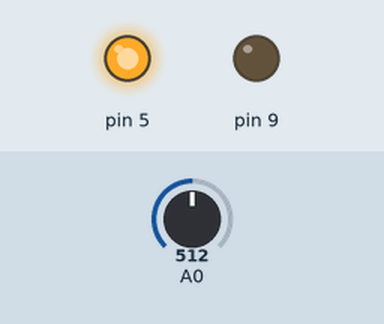
Recording of a sketch running on a simulated Arduino Uno, built with avr-gcc and run on an emulated ATmega328P. Parts: output pins drawn as LEDs (lit = HIGH). Dashed ring = blinking. Inputs (shaded band) come from the test bench; at power-on: A0 = 512. Pins used as bus, display or sensor lines are not drawn; what the sketch prints to the serial monitor is not drawn.

Above: at 1.2 s.
1.3 s: A0 set to 900
At 2.5 s:
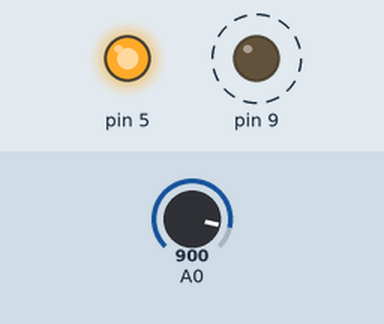
4.3 s: A0 set to 520
At 5.2 s:
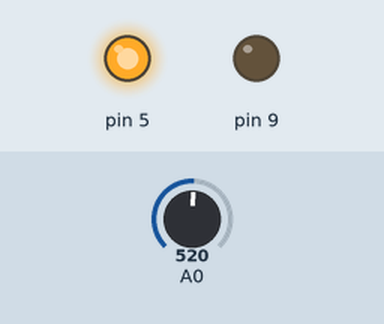
7.3 s: A0 set to 502
Timing chart, 0 to 10.3 s (numbered marks = the images above; inputs shaded):
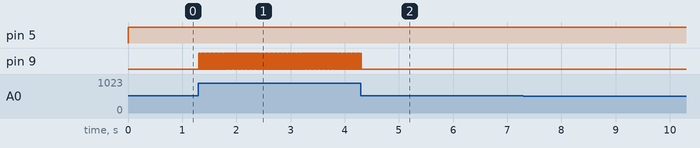

Measured:
- after the input at 1.3 s, pin 9: alternates HIGH for 0.01 s and LOW for 0.01 s, starting at once
- after the input at 4.3 s, pin 9: goes on until 4.3 s, then stays LOW

The sketch:

Fade.ino
```cpp
int ledGreen = 5;
int ledYellow = 6;
int ledRed = 9;

int leds[3];


void setup() {
  // put your setup code here, to run once:
  leds[0] = 5;
  leds[1] = 6;
  leds[2] = 9;
  pinMode(leds[0], OUTPUT);
  pinMode(leds[1], OUTPUT);
  pinMode(leds[2], OUTPUT);

  Serial.begin(9600);

}

void loop() {
  int potVal = analogRead(A0);

  Serial.print("Pot Value is: ");
  Serial.println(potVal);
  // put your main code here, to run repeatedly:
  if(potVal < 511 && potVal > 255){
    digitalWrite(leds[0], HIGH);
    digitalWrite(leds[1], LOW);
    digitalWrite(leds[2], LOW);
    delay(constrain(map(potVal, 256, 511, 0, 20),0,20));
    digitalWrite(leds[0], LOW);
    delay(constrain(map(potVal, 256, 511, 20, 0),0,20));
  }
  if(potVal > 511 && potVal < 766){
    digitalWrite(leds[0], HIGH);
    digitalWrite(leds[1], HIGH);
    digitalWrite(leds[2], LOW);
    delay(constrain(map(potVal, 512, 766, 0, 20),0,20));
    digitalWrite(leds[1], LOW);
    delay(constrain(map(potVal, 512, 766, 20, 0),0,20));
  }
    if(potVal > 766){
    digitalWrite(leds[0], HIGH);
    digitalWrite(leds[1], HIGH);
    digitalWrite(leds[2], HIGH);
    delay(constrain(map(potVal, 767, 1023, 0, 20),0,20));
    digitalWrite(leds[2], LOW);
    delay(constrain(map(potVal, 767, 1023, 20, 0),0,20));
  }
 }
```
